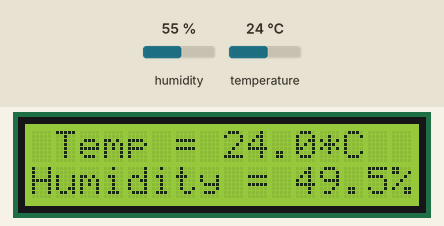
Bench run of a program on a simulated Raspberry Pi (BCM pin numbers). Parts: 16×2 character LCD. The test bench sets the inputs (shaded band); at power-on: humidity 55 %, temperature 24 °C.

Above: at 5.2 s.
5.3 s: humidity set to 22 %
At 8.1 s:
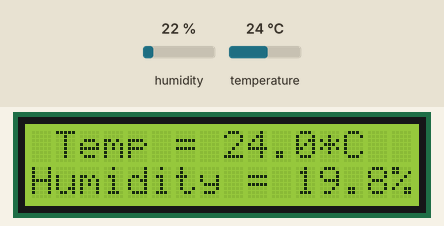
8.7 s: temperature set to 12 °C
At 10.0 s:
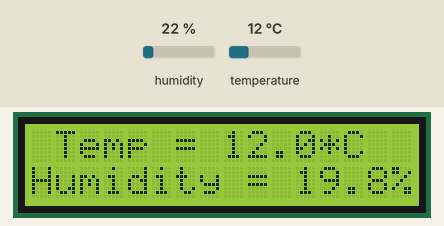
12.1 s: humidity set to 40 %
At 13.2 s:
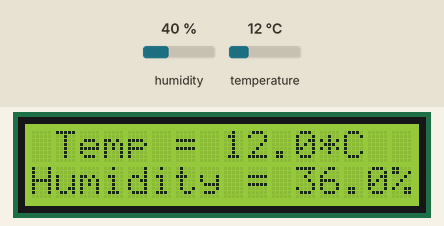
15.5 s: temperature set to 19 °C
At 18.5 s:
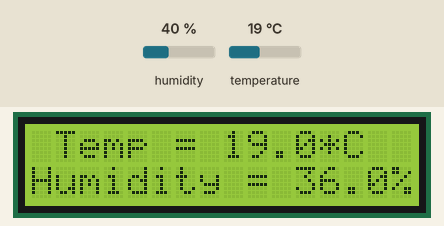
Timing chart, 0 to 20.0 s (numbered marks = the images above; inputs shaded):
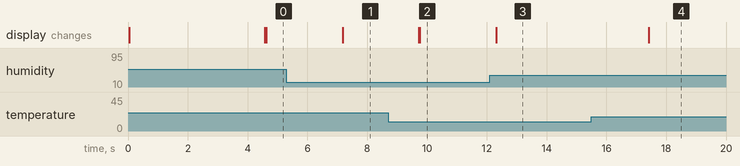

Measured:
- after the input at 5.3 s, the display: first changes after 1.9 s (image 1 shows a later state)
- after the input at 8.7 s, the display: first changes after 1.0 s (image 2 shows a later state)
- after the input at 12.1 s, the display: first changes after 0.21 s (image 3 shows a later state)

The program:

LCDtemp3.py
```python
#This file reads DHT sensor temp and humidity and prints the reading to LCD screen
import requests
import time
import board
import digitalio
import adafruit_character_lcd.character_lcd as characterlcd
import Adafruit_DHT


#define DHT sensor variables
DHT_SENSOR = Adafruit_DHT.DHT22
DHT_PIN = 9

#LCD screen pin setup
lcd_rs = digitalio.DigitalInOut(board.D27)
lcd_en = digitalio.DigitalInOut(board.D17)
lcd_d4 = digitalio.DigitalInOut(board.D4)
lcd_d5 = digitalio.DigitalInOut(board.D3)
lcd_d6 = digitalio.DigitalInOut(board.D2)
lcd_d7 = digitalio.DigitalInOut(board.D14)

#Define LCD column and row size
lcd_columns = 16
lcd_rows = 2

#LCD initialization
lcd = characterlcd.Character_LCD_Mono(lcd_rs, lcd_en, lcd_d4, lcd_d5, lcd_d6, lcd_d7, lcd_columns, lcd_rows)

#clear any corrupted text first
lcd.clear()

#test
lcd.message = "      Hello     \n      World!    "

#delay to allow function on startup
time.sleep(4.0)

while True:

	for i in range(10):
		#measure and adjust temp/humidity
		humidity, temperature = Adafruit_DHT.read_retry(DHT_SENSOR, DHT_PIN)
		humidity = humidity*.9 #correction factor

		#Print measurement to LCD screen
		lcd.message = " Temp = {0:0.1f}*C\nHumidity = {1:0.1f}%".format(temperature, humidity)
#		lcd.message = "  Temp  = {0:0.1f}*C\nHumidity = {1:0.1f}%".format(temperature, humidity)

		i=i+1
		time.sleep(2)
	lcd.clear()
```
